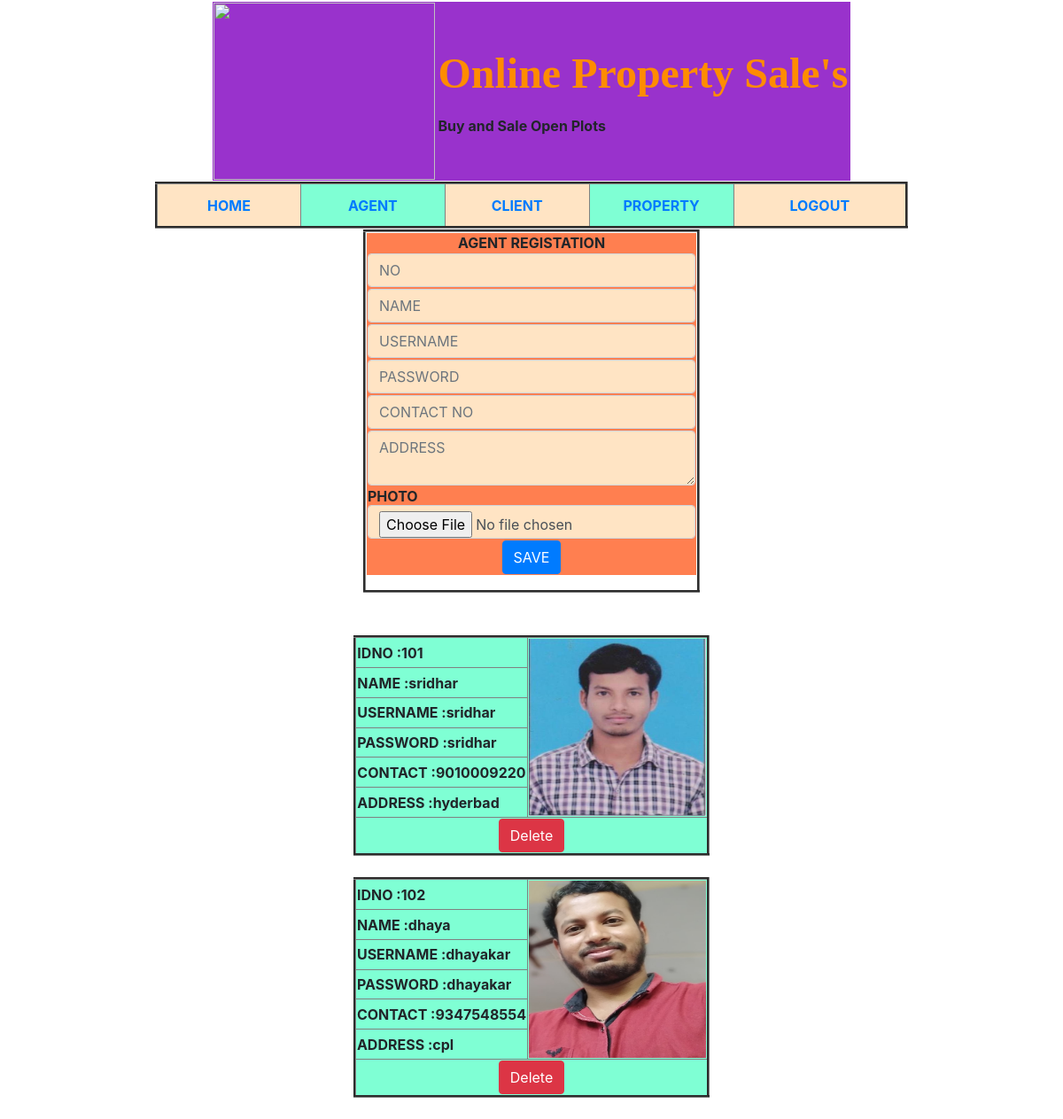
Screenshot of /osadmin/agentregister/ (signed in) with the database file from the repository.
### os_admin/models.py (models this page shows)
class Agent(models.Model):
    no=models.IntegerField()
    name=models.CharField(max_length=50)
    photo=models.ImageField(upload_to='agent/')
    address=models.TextField()
    agent_un=models.CharField(primary_key=True,max_length=30)
    agent_pwd=models.CharField(max_length=30)
    contactno=models.IntegerField()
    otp=models.IntegerField()

### os_admin/views.py (the view)
# urls.py: path('agentregister/',views.agentregister),
def agentregister(request):
    qs=Agent.objects.all()
    return render(request, "os_admin_templates/os_admin_agentreg.html", {"data":qs})

### templates/os_admin_templates/os_admin_agentreg.html (shortened to what this page needs)
{%  load staticfiles %}
{% if request.session.status %}
<html lang="en">
  <head>
    <link rel="stylesheet" href="https://stackpath.bootstrapcdn.com/bootstrap/4.3.1/css/bootstrap.min.css">
  </head>
  <body>
<table align="center">
    <tr>
        <th>
            {% include 'os_admin_templates/os_admin_menu.html' %}
        </th>
    </tr>
</table>
<table align="center" border="3">
<tr><th>
    <form action="/osadmin/savedata/" method="post" enctype="multipart/form-data">
    <table align="center" border="0" bgcolor="#ff7f50">
        <tr align="center"><th colspan="2"> AGENT REGISTATION</th></tr>
        <tr><th><input class="form-control" aria-label="Sizing example input" aria-describedby="inputGroup-sizing-sm" style="background-color:bisque" type="number" placeholder="NO" required name="agentno" ></th></tr>
        <tr><th><input class="form-control" aria-label="Sizing example input" aria-describedby="inputGroup-sizing-sm" style="background-color:bisque" type="text" placeholder="NAME" required name="agentname"></th></tr>
        <tr><th><input class="form-control" aria-label="Sizing example input" aria-describedby="inputGroup-sizing-sm" style="background-color:bisque"  type="text" placeholder="USERNAME" required name="agentusername"></th></tr>
        <tr><th><input class="form-control" aria-label="Sizing example input" aria-describedby="inputGroup-sizing-sm" style="background-color: bisque"  type="password" placeholder="PASSWORD" required name="agentpassword"></th></tr>
        <tr><th><input class="form-control" aria-label="Sizing example input" aria-describedby="inputGroup-sizing-sm"  style="background-color: bisque" type="number" placeholder="CONTACT NO" required maxlength="10" name="agentcontactno"></th></tr>
        <tr><th><textarea maxlength="300" type="text" class="form-control" aria-label="Sizing example input" aria-describedby="inputGroup-sizing-sm"textarea style="background-color: bisque"  placeholder="ADDRESS" required name="agentadrs"></textarea></th></tr>
        <tr><th>PHOTO &nbsp<input class="form-control" aria-label="Sizing example input" aria-describedby="inputGroup-sizing-sm"style="background-color: bisque"  type="file" name="agentphoto"></th></tr>
        <tr align="center"><th><button type="submit" class="btn btn-primary">SAVE</button></th></tr>
    </table>
        </form>
</th>
</tr>
</table>
<br>
<br>
  {% for x in data %}
<table bgcolor="#7fffd4"  align="center" border="3">
    <tr><th>IDNO :{{ x.no }}</th><th rowspan="6"><img src="{{ x.photo.url }}" width=200" height="200"></th></tr>
    <tr><th>NAME :{{x.name}}</th></tr>
    <tr><th>USERNAME :{{ x.agent_un }}</th></tr>
    <tr><th>PASSWORD :{{ x.agent_pwd }}</th></tr>
    <tr><th>CONTACT :{{ x.contactno }}</th></tr>
    <tr><th>ADDRESS :{{ x.address }}</th></tr>
    <tr align="center">
        <th colspan="2">
            <a href="/osadmin/agentdelete/?idno={{ x.no }}"><button type="submit" class="btn btn-danger">Delete</button></a>
    </tr>
</table>
      <br>
    {% endfor %}
  </body>
</html>
{% else %}
    <center>
        <font color="red" size="5" face="Arial">
            <h1>Please Login</h1>
        </font>
    </center>
{% endif %}

### rows the page displays
Agent: no "101", photo (picture), name "sridhar", agent_un "sridhar", agent_pwd "sridhar", contactno "9010009220", address "hyderbad"
Agent: no "102", photo (picture), name "dhaya", agent_un "dhayakar", agent_pwd "dhayakar", contactno "9347548554", address "cpl"
